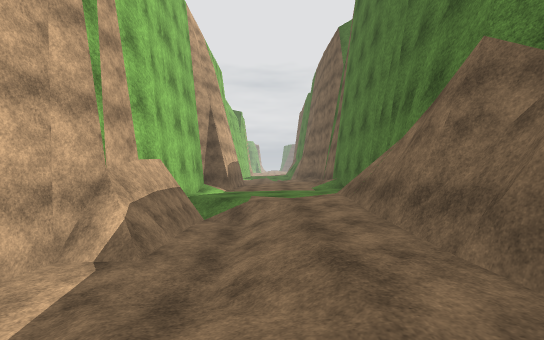
[1] (above)

16 first-person views from a walk through a scene from a Unity 3-D project. The camera is 1.4 m above the floor, looks level and sees 90° across. The floor is counted in squares, 2 m on a side. Each view is taken from the middle of a square. On the plan, view 1 faces up. The plan holds only what a view shows up to about 9 squares ahead; the rest is blank. The place goes on beyond the plan. The player character is not drawn. Some animated figures are not drawn. Some surface patterns are stand-ins.

[2]
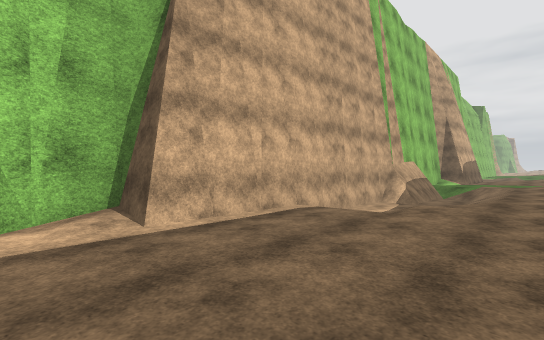

[3]
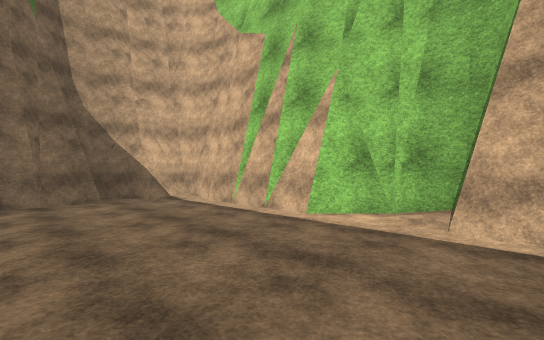

[4]
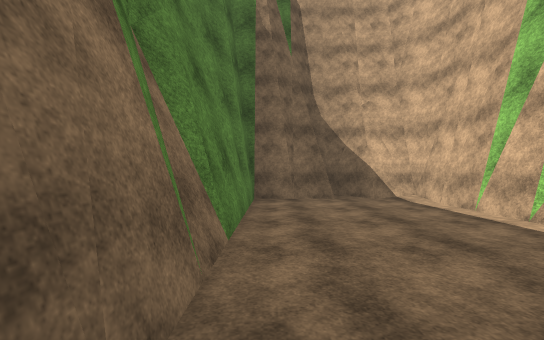

[5]
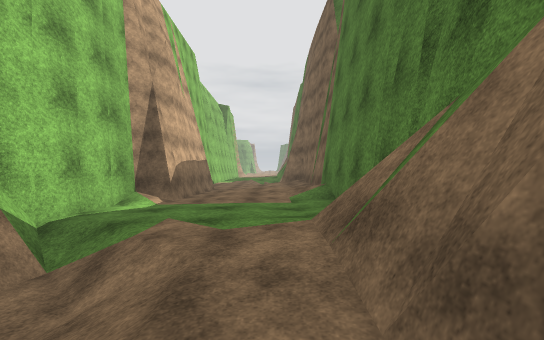

[6]
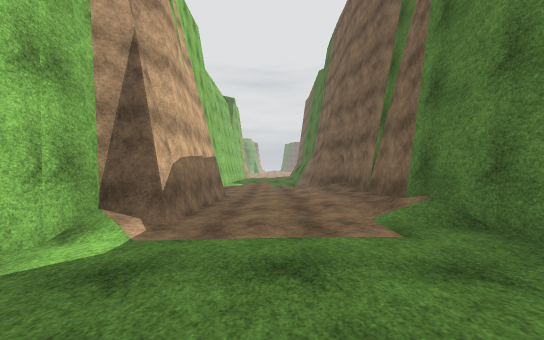

[7]
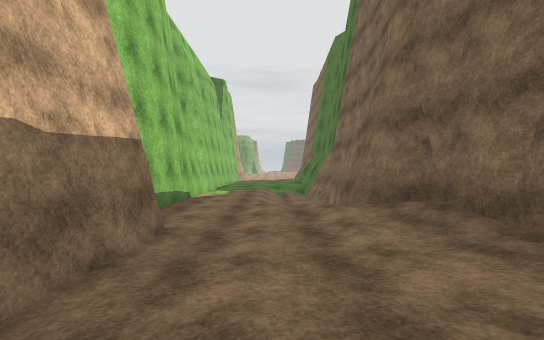

[8]
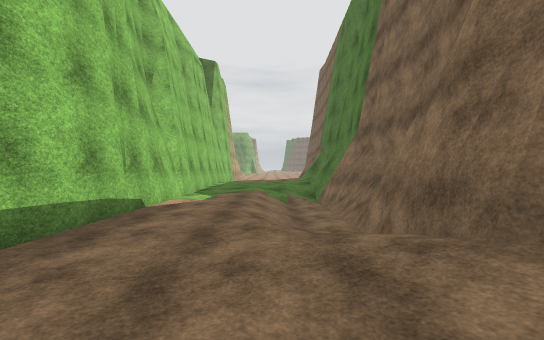

[9]
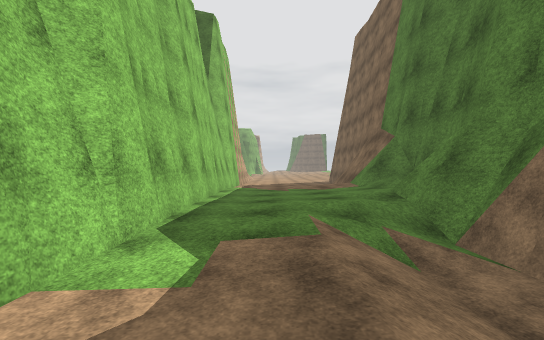

[10]
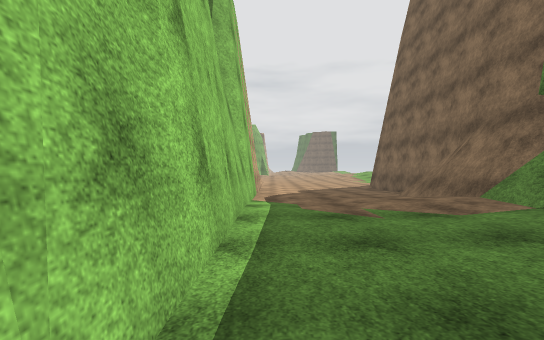

[11]
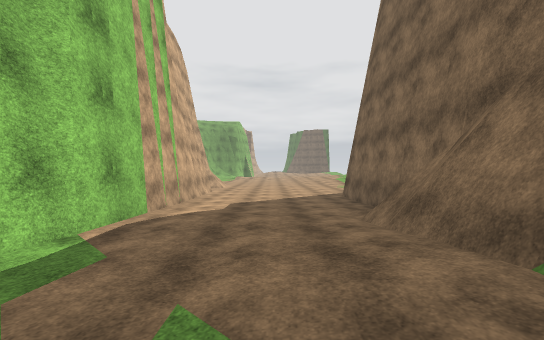

[12]
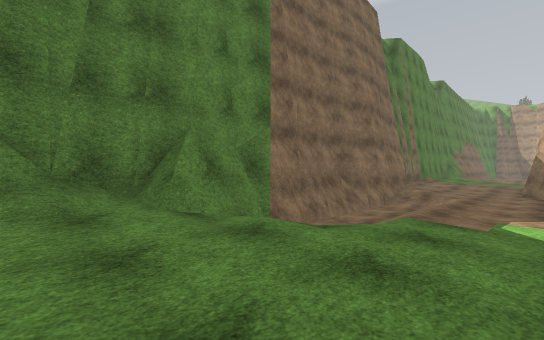

[13]
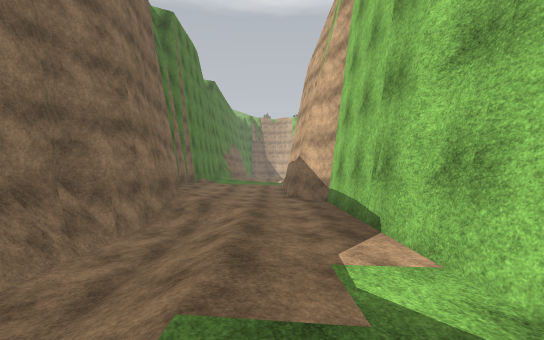

[14]
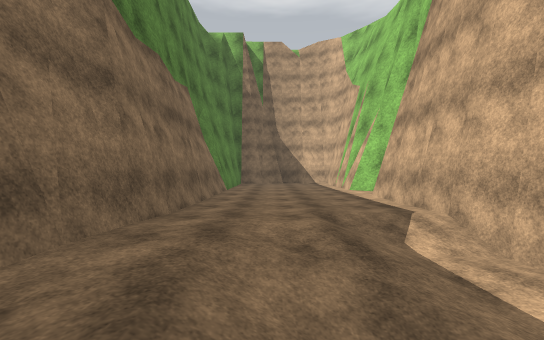

[15]
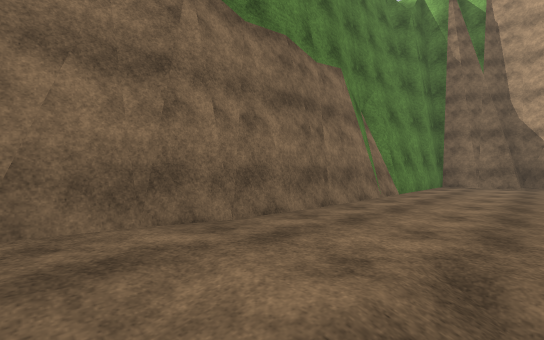

[16]
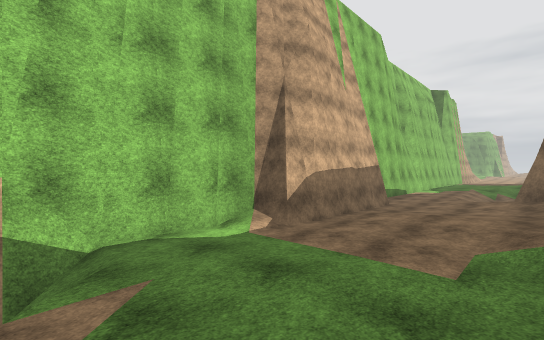

### Floor plan
Key: @ floor where view 1 was taken; # wall or solid block; . main floor; : floor 0.25 m higher than the main floor; - floor 0.25 m lower than the main floor; _ floor 0.75 m lower than the main floor; / step, stairs or slope.
Columns run from 4 left of view 1 to 3 right of it. Each row starts with its distance up from view 1.
 33  #--...#
 32  #.....#
 31  #..../#
 30  #....##
 29  #..:/#
 28  #..//#
 27  #:::/#
 26  #.:::##
 25  #.:://#
 24  #.::/##
 23  #..//#
 22  #..//#
 21  #../_#
 20  #-./_##
 19  #-./_/#
 18  #-./_##
 17  #-.//#
 16  #--//##
 15  ##-.//#
 14   #-.//#
 13   #.///#
 12   #//::#
 11   #.//:#
 10  ##.../#
  9  #/.../#
  8  #/...:#
  7  #/.../#
  6  ##////#
  5  ##_//##
  4  ##_/:##
  3  #/_/.#
  2  #_//.#
  1  #_//.#
  0  #//@.#
 -1  #-...#
 -2  #----#
 -3 ##----#
 -4 #/----#
 -5 #-----#
 -6 ##----#
 -7  #----#
 -8  #----#
 -9  #----#
-10  ######

Positions as (right, up) in squares from view 1, and headings:
1: (0, 0), facing up
2: (1, -5), facing up-left
3: (1, -3), facing down-left
4: (1, -3), facing down
5: (1, 3), facing up
6: (0, 6), facing up
7: (0, 11), facing up
8: (0, 14), facing up
9: (-1, 19), facing up
10: (-2, 23), facing up
11: (0, 26), facing up
12: (-2, 26), facing down-right
13: (-1, 23), facing down
14: (0, 3), facing down
15: (-1, 1), facing down-right
16: (2, 6), facing up-left
